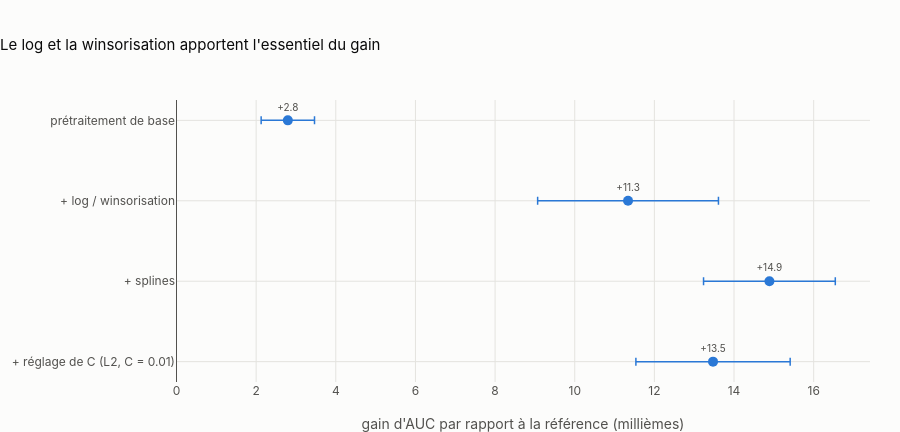

This figure's notebook cell:
### Code cell
top_key = max(grid, key=lambda k: grid[k].per_fold["roc_auc"].mean())
threshold = grid[top_key].per_fold["roc_auc"].mean() - grid[top_key].per_fold["roc_auc"].std()
eligible = [k for k in grid if grid[k].per_fold["roc_auc"].mean() >= threshold]
best_key = min(eligible, key=lambda k: (k[1], 0 if k[0] == "L1" else 1))   # plus petit C, L1 à égalité
BEST_PENALTY, BEST_C = best_key
steps[f"+ réglage de C ({BEST_PENALTY}, C = {BEST_C})"] = grid[best_key]
print(f"AUC maximale : {top_key} = {grid[top_key].per_fold['roc_auc'].mean():.4f} ; seuil (max - 1 écart-type) : {threshold:.4f}")
print(f"configurations éligibles : {eligible}")
print(f"retenue (la plus régularisée) : pénalité {BEST_PENALTY}, C = {BEST_C}, AUC {grid[best_key].per_fold['roc_auc'].mean():.4f}")
no_indicator = cross_validate_model(
    make_improved_logreg_pipeline(GROUPS, drop_list, C=BEST_C, l1_ratio=1.0 if BEST_PENALTY == "L1" else 0.0,
                                  add_indicator=False), train, y, folds, "sans add_indicator")
gain_ind = grid[best_key].per_fold["roc_auc"] - no_indicator.per_fold["roc_auc"]
print(f"apport des indicateurs de manquant par colonne : {1000 * gain_ind.mean():+.1f} ± {1000 * gain_ind.std():.1f} millièmes "
      f"({int((gain_ind > 0).sum())}/5 folds en hausse)")
long = pd.concat([r.per_fold[["fold", "roc_auc"]].assign(configuration=name, modele="Régression logistique")
                  for name, r in steps.items()]).rename(columns={"roc_auc": "auc"})
ablation_lr = summarize_ablation(long, reference="LR simple (E6)")
display(ablation_lr.set_index("configuration")[["auc_moyenne", "auc_ecart_type", "gain_moyen", "gain_ecart_type", "folds_en_hausse"]].round(4))
publish(ablation_chart(ablation_lr, "LR simple (E6)",
                       "Le log et la winsorisation apportent l'essentiel du gain", order=list(steps)),
        "05_ablation_lr", width=1000)

### Figure 1 — Plotly figure (JSON) as saved in the notebook; plotly's stock layout.template omitted (floating-point values rounded to 4 significant figures)
{"data": [{"error_x": {"array": [0.67, 2.27, 1.654, 1.937], "color": "#2a78d6", "thickness": 1.5, "type": "data", "width": 4}, "hovertemplate": "%{y}<br>gain %{x:+.1f} millièmes d'AUC<extra>Régression logistique</extra>", "marker": {"color": "#2a78d6", "size": 10}, "mode": "markers+text", "name": "Régression logistique", "text": ["+2.8", "+11.3", "+14.9", "+13.5"], "textfont": {"color": "#52514e", "size": 10}, "textposition": "top center", "type": "scatter", "x": [2.796, 11.34, 14.89, 13.47], "y": ["prétraitement de base", "+ log / winsorisation", "+ splines", "+ réglage de C (L2, C = 0.01)"]}], "layout": {"height": 432, "shapes": [{"line": {"color": "#52514e", "width": 1}, "type": "line", "x0": 0, "x1": 0, "xref": "x", "y0": 0, "y1": 1, "yref": "y domain"}], "title": {"text": "Le log et la winsorisation apportent l'essentiel du gain"}, "xaxis": {"title": {"text": "gain d'AUC par rapport à la référence (millièmes)"}}, "yaxis": {"autorange": "reversed", "type": "category"}}}
